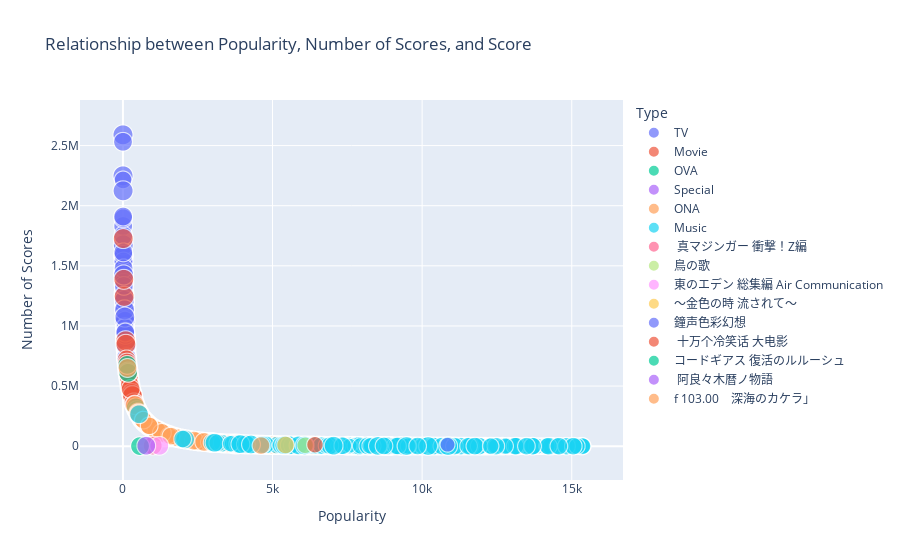

The notebook cell this image was saved under:
### Markdown cell above
### Visualize the relationship between popularity and score by type

### Code cell
fig = px.scatter(anime, x='Popularity', y='Members', size='Score', color='Type',
                 labels={'Popularity':'Popularity', 'Members':'Number of Scores'},
                 title='Relationship between Popularity, Number of Scores, and Score')

fig.show()

### Figure 1 — Plotly figure (JSON) as saved in the notebook; plotly's stock layout.template omitted (floating-point values rounded to 4 significant figures; data arrays with more than 128 entries replaced by an {"elided": "..."} marker saying what was removed)
{"data": [{"hovertemplate": "Type=TV<br>Popularity=%{x}<br>Number of Scores=%{y}<br>Score=%{marker.size}<extra></extra>", "legendgroup": "TV", "marker": {"color": "#636efa", "size": {"elided": "3829 int values"}, "sizemode": "area", "sizeref": 0.0225, "symbol": "circle"}, "mode": "markers", "name": "TV", "showlegend": true, "type": "scattergl", "x": {"elided": "3829 int values"}, "xaxis": "x", "y": {"elided": "3829 int values"}, "yaxis": "y"}, {"hovertemplate": "Type=Movie<br>Popularity=%{x}<br>Number of Scores=%{y}<br>Score=%{marker.size}<extra></extra>", "legendgroup": "Movie", "marker": {"color": "#EF553B", "size": {"elided": "2010 int values"}, "sizemode": "area", "sizeref": 0.0225, "symbol": "circle"}, "mode": "markers", "name": "Movie", "showlegend": true, "type": "scattergl", "x": {"elided": "2010 int values"}, "xaxis": "x", "y": {"elided": "2010 int values"}, "yaxis": "y"}, {"hovertemplate": "Type=OVA<br>Popularity=%{x}<br>Number of Scores=%{y}<br>Score=%{marker.size}<extra></extra>", "legendgroup": "OVA", "marker": {"color": "#00cc96", "size": {"elided": "2997 int values"}, "sizemode": "area", "sizeref": 0.0225, "symbol": "circle"}, "mode": "markers", "name": "OVA", "showlegend": true, "type": "scattergl", "x": {"elided": "2997 int values"}, "xaxis": "x", "y": {"elided": "2997 int values"}, "yaxis": "y"}, {"hovertemplate": "Type=Special<br>Popularity=%{x}<br>Number of Scores=%{y}<br>Score=%{marker.size}<extra></extra>", "legendgroup": "Special", "marker": {"color": "#ab63fa", "size": {"elided": "1745 int values"}, "sizemode": "area", "sizeref": 0.0225, "symbol": "circle"}, "mode": "markers", "name": "Special", "showlegend": true, "type": "scattergl", "x": {"elided": "1745 int values"}, "xaxis": "x", "y": {"elided": "1745 int values"}, "yaxis": "y"}, {"hovertemplate": "Type=ONA<br>Popularity=%{x}<br>Number of Scores=%{y}<br>Score=%{marker.size}<extra></extra>", "legendgroup": "ONA", "marker": {"color": "#FFA15A", "size": {"elided": "1083 int values"}, "sizemode": "area", "sizeref": 0.0225, "symbol": "circle"}, "mode": "markers", "name": "ONA", "showlegend": true, "type": "scattergl", "x": {"elided": "1083 int values"}, "xaxis": "x", "y": {"elided": "1083 int values"}, "yaxis": "y"}, {"hovertemplate": "Type=Music<br>Popularity=%{x}<br>Number of Scores=%{y}<br>Score=%{marker.size}<extra></extra>", "legendgroup": "Music", "marker": {"color": "#19d3f3", "size": {"elided": "730 int values"}, "sizemode": "area", "sizeref": 0.0225, "symbol": "circle"}, "mode": "markers", "name": "Music", "showlegend": true, "type": "scattergl", "x": {"elided": "730 int values"}, "xaxis": "x", "y": {"elided": "730 int values"}, "yaxis": "y"}, {"hovertemplate": "Type= 真マジンガー 衝撃！Z編<br>Popularity=%{x}<br>Number of Scores=%{y}<br>Score=%{marker.size}<extra></extra>", "legendgroup": " 真マジンガー 衝撃！Z編", "marker": {"color": "#FF6692", "size": [8], "sizemode": "area", "sizeref": 0.0225, "symbol": "circle"}, "mode": "markers", "name": " 真マジンガー 衝撃！Z編", "showlegend": true, "type": "scattergl", "x": [994], "xaxis": "x", "y": [4449], "yaxis": "y"}, {"hovertemplate": "Type=鳥の歌<br>Popularity=%{x}<br>Number of Scores=%{y}<br>Score=%{marker.size}<extra></extra>", "legendgroup": "鳥の歌", "marker": {"color": "#B6E880", "size": [6], "sizemode": "area", "sizeref": 0.0225, "symbol": "circle"}, "mode": "markers", "name": "鳥の歌", "showlegend": true, "type": "scattergl", "x": [6090], "xaxis": "x", "y": [7090], "yaxis": "y"}, {"hovertemplate": "Type=東のエデン 総集編 Air Communication<br>Popularity=%{x}<br>Number of Scores=%{y}<br>Score=%{marker.size}<extra></extra>", "legendgroup": "東のエデン 総集編 Air Communication", "marker": {"color": "#FF97FF", "size": [8], "sizemode": "area", "sizeref": 0.0225, "symbol": "circle"}, "mode": "markers", "name": "東のエデン 総集編 Air Communication", "showlegend": true, "type": "scattergl", "x": [1215], "xaxis": "x", "y": [3004], "yaxis": "y"}, {"hovertemplate": "Type=～金色の時 流されて～<br>Popularity=%{x}<br>Number of Scores=%{y}<br>Score=%{marker.size}<extra></extra>", "legendgroup": "～金色の時 流されて～", "marker": {"color": "#FECB52", "size": [7], "sizemode": "area", "sizeref": 0.0225, "symbol": "circle"}, "mode": "markers", "name": "～金色の時 流されて～", "showlegend": true, "type": "scattergl", "x": [5434], "xaxis": "x", "y": [10013], "yaxis": "y"}, {"hovertemplate": "Type=鐘声色彩幻想<br>Popularity=%{x}<br>Number of Scores=%{y}<br>Score=%{marker.size}<extra></extra>", "legendgroup": "鐘声色彩幻想", "marker": {"color": "#636efa", "size": [5], "sizemode": "area", "sizeref": 0.0225, "symbol": "circle"}, "mode": "markers", "name": "鐘声色彩幻想", "showlegend": true, "type": "scattergl", "x": [10848], "xaxis": "x", "y": [12243], "yaxis": "y"}, {"hovertemplate": "Type= 十万个冷笑话 大电影<br>Popularity=%{x}<br>Number of Scores=%{y}<br>Score=%{marker.size}<extra></extra>", "legendgroup": " 十万个冷笑话 大电影", "marker": {"color": "#EF553B", "size": [6], "sizemode": "area", "sizeref": 0.0225, "symbol": "circle"}, "mode": "markers", "name": " 十万个冷笑话 大电影", "showlegend": true, "type": "scattergl", "x": [6417], "xaxis": "x", "y": [12085], "yaxis": "y"}, {"hovertemplate": "Type=コードギアス 復活のルルーシュ<br>Popularity=%{x}<br>Number of Scores=%{y}<br>Score=%{marker.size}<extra></extra>", "legendgroup": "コードギアス 復活のルルーシュ", "marker": {"color": "#00cc96", "size": [8], "sizemode": "area", "sizeref": 0.0225, "symbol": "circle"}, "mode": "markers", "name": "コードギアス 復活のルルーシュ", "showlegend": true, "type": "scattergl", "x": [570], "xaxis": "x", "y": [685], "yaxis": "y"}, {"hovertemplate": "Type= 阿良々木暦ノ物語<br>Popularity=%{x}<br>Number of Scores=%{y}<br>Score=%{marker.size}<extra></extra>", "legendgroup": " 阿良々木暦ノ物語", "marker": {"color": "#ab63fa", "size": [8], "sizemode": "area", "sizeref": 0.0225, "symbol": "circle"}, "mode": "markers", "name": " 阿良々木暦ノ物語", "showlegend": true, "type": "scattergl", "x": [779], "xaxis": "x", "y": [3889], "yaxis": "y"}, {"hovertemplate": "Type=f 103.00　深海のカケラ」<br>Popularity=%{x}<br>Number of Scores=%{y}<br>Score=%{marker.size}<extra></extra>", "legendgroup": "f 103.00　深海のカケラ」", "marker": {"color": "#FFA15A", "size": [7], "sizemode": "area", "sizeref": 0.0225, "symbol": "circle"}, "mode": "markers", "name": "f 103.00　深海のカケラ」", "showlegend": true, "type": "scattergl", "x": [4613], "xaxis": "x", "y": [5084], "yaxis": "y"}], "layout": {"autosize": true, "legend": {"itemsizing": "constant", "title": {"text": "Type"}, "tracegroupgap": 0}, "title": {"text": "Relationship between Popularity, Number of Scores, and Score"}, "xaxis": {"anchor": "y", "autorange": true, "domain": [0, 1], "range": [-1279.0, 16580.0], "title": {"text": "Popularity"}, "type": "linear"}, "yaxis": {"anchor": "x", "autorange": true, "domain": [0, 1], "range": [-471000.0, 3079000.0], "title": {"text": "Number of Scores"}, "type": "linear"}}}
